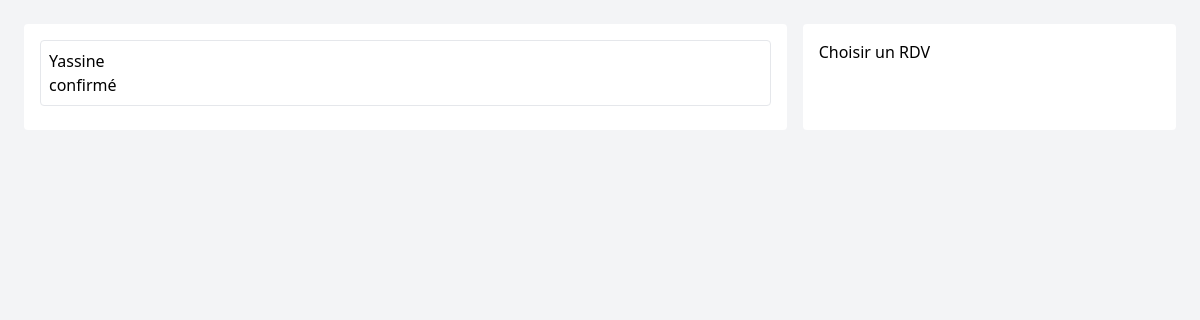
The page /templates/medecin/rendez-vous.php on the database as committed earlier.
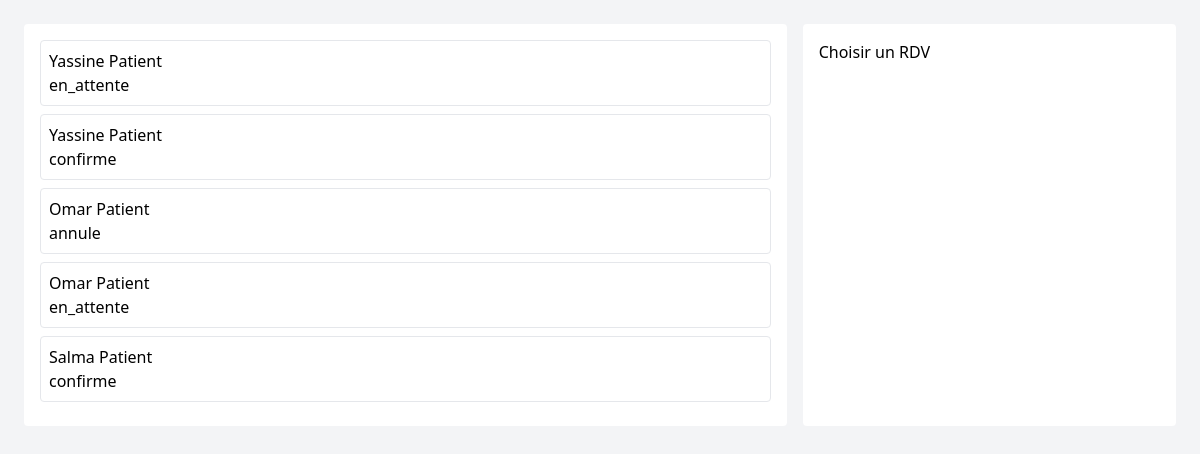
The same page on the database as committed later.
### tables this page shows
CREATE TABLE rendezvous (
    id INT AUTO_INCREMENT PRIMARY KEY,
    statut VARCHAR(50) DEFAULT 'en_attente',
    dateCreation DATETIME DEFAULT CURRENT_TIMESTAMP,
    patient_id INT NOT NULL,
    disponibilite_id INT NOT NULL,
    FOREIGN KEY (patient_id) REFERENCES patient(id_patient),
    FOREIGN KEY (disponibilite_id) REFERENCES disponibilite(id)
);

CREATE TABLE user (
    id INT AUTO_INCREMENT PRIMARY KEY,
    nom VARCHAR(100) NOT NULL,
    email VARCHAR(150) NOT NULL UNIQUE,
    role_id INT NOT NULL,
    FOREIGN KEY (role_id) REFERENCES role(id_role)
);

### templates/medecin/rendez-vous.php (the view, shortened to what this page needs)
<?php
require_once '../../config/database.php';
$id_medcin = 1;
$stmt = $pdo->prepare("
SELECT *
FROM rendezvous
JOIN patient ON patient.id_patient = rendezvous.patient_id
JOIN user ON user.id = patient.user_id
JOIN disponibilite ON disponibilite.id = rendezvous.disponibilite_id
WHERE disponibilite.id_medcin = ?
");
$stmt->execute([$id_medcin]);
$rdvs = $stmt->fetchAll();
$detail = null;
?>
<!DOCTYPE html>
<html>
<head>
    <script src="https://cdn.tailwindcss.com"></script>
</head>
<body class="p-6 bg-gray-100">
<div class="grid grid-cols-3 gap-4">
    <div class="col-span-2 bg-white p-4 rounded">
        <?php foreach($rdvs as $r): ?>
            <a href="?id=<?= $r['id'] ?>"
       class="block border p-2 mb-2 rounded hover:bg-gray-100 hover:border-blue-500">
                <?= $r['nom'] ?>
                <br>
                <?= $r['statut'] ?>
            </a>
        <?php endforeach; ?>
    </div>
    <div class="bg-white p-4 rounded">
        <?php if($detail): ?>
          <div class="space-y-2">
    <p class="flex justify-between border-b pb-2">
        <span class="font-semibold text-gray-700">Nom :</span>
        <span><?= $detail['nom'] ?></span>
    </p>
    <p class="flex justify-between border-b pb-2">
        <span class="font-semibold text-gray-700">Email :</span>
        <span><?= $detail['email'] ?></span>
    </p>
    <p class="flex justify-between">
        <span class="font-semibold text-gray-700">Statut :</span>
        <span class="px-2 py-1 rounded bg-blue-100 text-blue-700 text-sm">
            <?= $detail['statut'] ?>
        </span>
    </p>
</div>
        <?php else: ?>
            <p>Choisir un RDV</p>
        <?php endif; ?>
    </div>
</div>
</body>
</html>

Rows that differ between the two databases and show on the page:
removed rendezvous: user.nom "Yassine", statut "confirmé"
added rendezvous: user.nom "Yassine Patient", statut "en_attente"
added rendezvous: user.nom "Yassine Patient", statut "confirme"
added rendezvous: user.nom "Omar Patient", statut "annule"
added rendezvous: user.nom "Omar Patient", statut "en_attente"
added rendezvous: user.nom "Salma Patient", statut "confirme"
